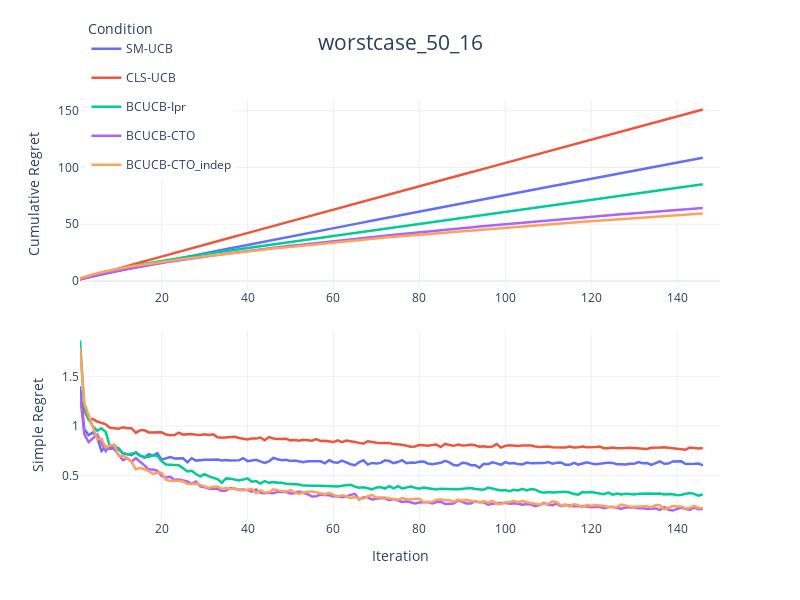

Notebook cell for this chart:
### Code cell
import pandas as pd
import plotly.graph_objects as go
import plotly.express as px
from plotly.subplots import make_subplots
import plotly.io as pio
import os
import numpy as np


# 定义文件夹路径
data_folder = os.path.join('Data', text)

# 定义文件列表 - Simple Regret来自pre文件，Cumulative Regret来自原始文件
simple_regret_files = ['50_16_smallest_pre.csv','50_16_cluster_pre.csv', '50_16_dynamic_pre.csv', '50_16_cyclic_pre.csv', '50_16_independent_pre.csv']
cumulative_regret_files = ['50_16_smallest.csv','50_16_cluster.csv','50_16_dynamic.csv', '50_16_cyclic.csv', '50_16_independent.csv']

curve_names = ['SM-UCB','CLS-UCB', 'BCUCB-Ipr', 'BCUCB-CTO', 'BCUCB-CTO_indep']
colors = px.colors.qualitative.Plotly[:len(curve_names)] 

# 创建DataFrame存储Simple Regret和Cumulative Regret
simple_regret_data = pd.DataFrame()
cumulative_regret_data = pd.DataFrame()

# 加载Simple Regret数据（来自pre文件）
for file, name in zip(simple_regret_files, curve_names):
    file_path = os.path.join(data_folder, file)
    df = pd.read_csv(file_path, index_col='Repetition')
    
    # 计算每个step的均值（Simple Regret）
    mean_results = df.mean(axis=0)
    
    # 添加到Simple Regret DataFrame
    temp_df = pd.DataFrame({
        'Iter': range(1, 151),
        'Value': mean_results.values,
        'Condition': name
    })
    simple_regret_data = pd.concat([simple_regret_data, temp_df])

# 加载Cumulative Regret数据（来自原始文件）
for file, name in zip(cumulative_regret_files, curve_names):
    file_path = os.path.join(data_folder, file)
    df = pd.read_csv(file_path, index_col='Repetition')
    
    # 计算每个step的均值
    mean_results = df.mean(axis=0)
    
    # 计算Cumulative Regret
    cumsum_results = np.cumsum(mean_results.values)
    temp_df = pd.DataFrame({
        'Iter': range(1, 151),
        'Value': cumsum_results,
        'Condition': name
    })
    cumulative_regret_data = pd.concat([cumulative_regret_data, temp_df])

# 创建子图（2行1列，垂直排列）- 删除子图标题
fig = make_subplots(
    rows=2, cols=1,
    vertical_spacing=0.1
    # 删除了 subplot_titles 参数
)

# 第一子图：Cumulative Regret（来自原始文件）- 先画Cumulative Regret
for i, condition in enumerate(curve_names):
    cumsum_df = cumulative_regret_data[cumulative_regret_data['Condition'] == condition]
    fig.add_trace(
        go.Scatter(
            x=cumsum_df['Iter'],
            y=cumsum_df['Value'],
            name=condition,
            legendgroup=condition,
            showlegend=True,  # 在第一子图显示图例
            line=dict(color=colors[i],width=2.5),
            meta=[condition],
            hovertemplate="Iter: %{x}<br>Cumulative Regret: %{y:.4f}<br>Condition: %{meta[0]}<extra></extra>"
        ),
        row=1, col=1  # Cumulative Regret放在第一行
    )

# 第二子图：Obs-based Simple Regret（来自pre文件）
for i, condition in enumerate(curve_names):
    simple_df = simple_regret_data[simple_regret_data['Condition'] == condition]
    fig.add_trace(
        go.Scatter(
            x=simple_df['Iter'],
            y=simple_df['Value'],
            name=condition,
            legendgroup=condition,
            showlegend=False,  # 避免重复图例
            line=dict(color=colors[i],width=2.5),
            meta=[condition],
            hovertemplate="Iter: %{x}<br>Simple Regret: %{y:.4f}<br>Condition: %{meta[0]}<extra></extra>"
        ),
        row=2, col=1  # Simple Regret放在第二行
    )

# 更新布局
fig.update_layout(
    title_text=text+"_50_16",
    title_x=0.5,
    title_font=dict(size=21),
    height=600,
    width=800,
    template='plotly_white',
    legend_title_text='Condition',
    legend=dict(yanchor="top", y=1.2, xanchor="left", x=0.01)
)

# 更新Y轴和X轴标签
fig.update_yaxes(title_text="Cumulative Regret", row=1, col=1)  # 第一子图Y轴标签
fig.update_yaxes(title_text="Simple Regret", row=2, col=1)      # 第二子图Y轴标签
fig.update_xaxes(title_text="Iteration", row=2, col=1)          # 仅底部子图显示X轴标签

# 显示图形
fig.show()

# 保存为HTML文件（可选）
# pio.write_html(fig, 'combined_simple_cumulative_plot.html')
#fig.write_image(text+"_50_16", format="png", width=800, height=600, scale=3)

### Figure 1 — Plotly figure (JSON) as saved in the notebook; plotly's stock layout.template omitted (floating-point values rounded to 4 significant figures; data arrays with more than 128 entries replaced by an {"elided": "..."} marker saying what was removed)
{"data": [{"hovertemplate": "Iter: %{x}<br>Cumulative Regret: %{y:.4f}<br>Condition: %{meta[0]}<extra></extra>", "legendgroup": "SM-UCB", "line": {"color": "#636EFA", "width": 2.5}, "meta": ["SM-UCB"], "name": "SM-UCB", "showlegend": true, "type": "scatter", "x": {"elided": "150 int values"}, "xaxis": "x", "y": {"elided": "150 float values"}, "yaxis": "y"}, {"hovertemplate": "Iter: %{x}<br>Cumulative Regret: %{y:.4f}<br>Condition: %{meta[0]}<extra></extra>", "legendgroup": "CLS-UCB", "line": {"color": "#EF553B", "width": 2.5}, "meta": ["CLS-UCB"], "name": "CLS-UCB", "showlegend": true, "type": "scatter", "x": {"elided": "150 int values"}, "xaxis": "x", "y": {"elided": "150 float values"}, "yaxis": "y"}, {"hovertemplate": "Iter: %{x}<br>Cumulative Regret: %{y:.4f}<br>Condition: %{meta[0]}<extra></extra>", "legendgroup": "BCUCB-Ipr", "line": {"color": "#00CC96", "width": 2.5}, "meta": ["BCUCB-Ipr"], "name": "BCUCB-Ipr", "showlegend": true, "type": "scatter", "x": {"elided": "150 int values"}, "xaxis": "x", "y": {"elided": "150 float values"}, "yaxis": "y"}, {"hovertemplate": "Iter: %{x}<br>Cumulative Regret: %{y:.4f}<br>Condition: %{meta[0]}<extra></extra>", "legendgroup": "BCUCB-CTO", "line": {"color": "#AB63FA", "width": 2.5}, "meta": ["BCUCB-CTO"], "name": "BCUCB-CTO", "showlegend": true, "type": "scatter", "x": {"elided": "150 int values"}, "xaxis": "x", "y": {"elided": "150 float values"}, "yaxis": "y"}, {"hovertemplate": "Iter: %{x}<br>Cumulative Regret: %{y:.4f}<br>Condition: %{meta[0]}<extra></extra>", "legendgroup": "BCUCB-CTO_indep", "line": {"color": "#FFA15A", "width": 2.5}, "meta": ["BCUCB-CTO_indep"], "name": "BCUCB-CTO_indep", "showlegend": true, "type": "scatter", "x": {"elided": "150 int values"}, "xaxis": "x", "y": {"elided": "150 float values"}, "yaxis": "y"}, {"hovertemplate": "Iter: %{x}<br>Simple Regret: %{y:.4f}<br>Condition: %{meta[0]}<extra></extra>", "legendgroup": "SM-UCB", "line": {"color": "#636EFA", "width": 2.5}, "meta": ["SM-UCB"], "name": "SM-UCB", "showlegend": false, "type": "scatter", "x": {"elided": "150 int values"}, "xaxis": "x2", "y": {"elided": "150 float values"}, "yaxis": "y2"}, {"hovertemplate": "Iter: %{x}<br>Simple Regret: %{y:.4f}<br>Condition: %{meta[0]}<extra></extra>", "legendgroup": "CLS-UCB", "line": {"color": "#EF553B", "width": 2.5}, "meta": ["CLS-UCB"], "name": "CLS-UCB", "showlegend": false, "type": "scatter", "x": {"elided": "150 int values"}, "xaxis": "x2", "y": {"elided": "150 float values"}, "yaxis": "y2"}, {"hovertemplate": "Iter: %{x}<br>Simple Regret: %{y:.4f}<br>Condition: %{meta[0]}<extra></extra>", "legendgroup": "BCUCB-Ipr", "line": {"color": "#00CC96", "width": 2.5}, "meta": ["BCUCB-Ipr"], "name": "BCUCB-Ipr", "showlegend": false, "type": "scatter", "x": {"elided": "150 int values"}, "xaxis": "x2", "y": {"elided": "150 float values"}, "yaxis": "y2"}, {"hovertemplate": "Iter: %{x}<br>Simple Regret: %{y:.4f}<br>Condition: %{meta[0]}<extra></extra>", "legendgroup": "BCUCB-CTO", "line": {"color": "#AB63FA", "width": 2.5}, "meta": ["BCUCB-CTO"], "name": "BCUCB-CTO", "showlegend": false, "type": "scatter", "x": {"elided": "150 int values"}, "xaxis": "x2", "y": {"elided": "150 float values"}, "yaxis": "y2"}, {"hovertemplate": "Iter: %{x}<br>Simple Regret: %{y:.4f}<br>Condition: %{meta[0]}<extra></extra>", "legendgroup": "BCUCB-CTO_indep", "line": {"color": "#FFA15A", "width": 2.5}, "meta": ["BCUCB-CTO_indep"], "name": "BCUCB-CTO_indep", "showlegend": false, "type": "scatter", "x": {"elided": "150 int values"}, "xaxis": "x2", "y": {"elided": "150 float values"}, "yaxis": "y2"}], "layout": {"height": 600, "legend": {"title": {"text": "Condition"}, "x": 0.01, "xanchor": "left", "y": 1.2, "yanchor": "top"}, "title": {"font": {"size": 21}, "text": "worstcase_50_16", "x": 0.5}, "width": 800, "xaxis": {"anchor": "y", "domain": [0, 1]}, "xaxis2": {"anchor": "y2", "domain": [0, 1], "title": {"text": "Iteration"}}, "yaxis": {"anchor": "x", "domain": [0.55, 1], "title": {"text": "Cumulative Regret"}}, "yaxis2": {"anchor": "x2", "domain": [0, 0.45], "title": {"text": "Simple Regret"}}}}
